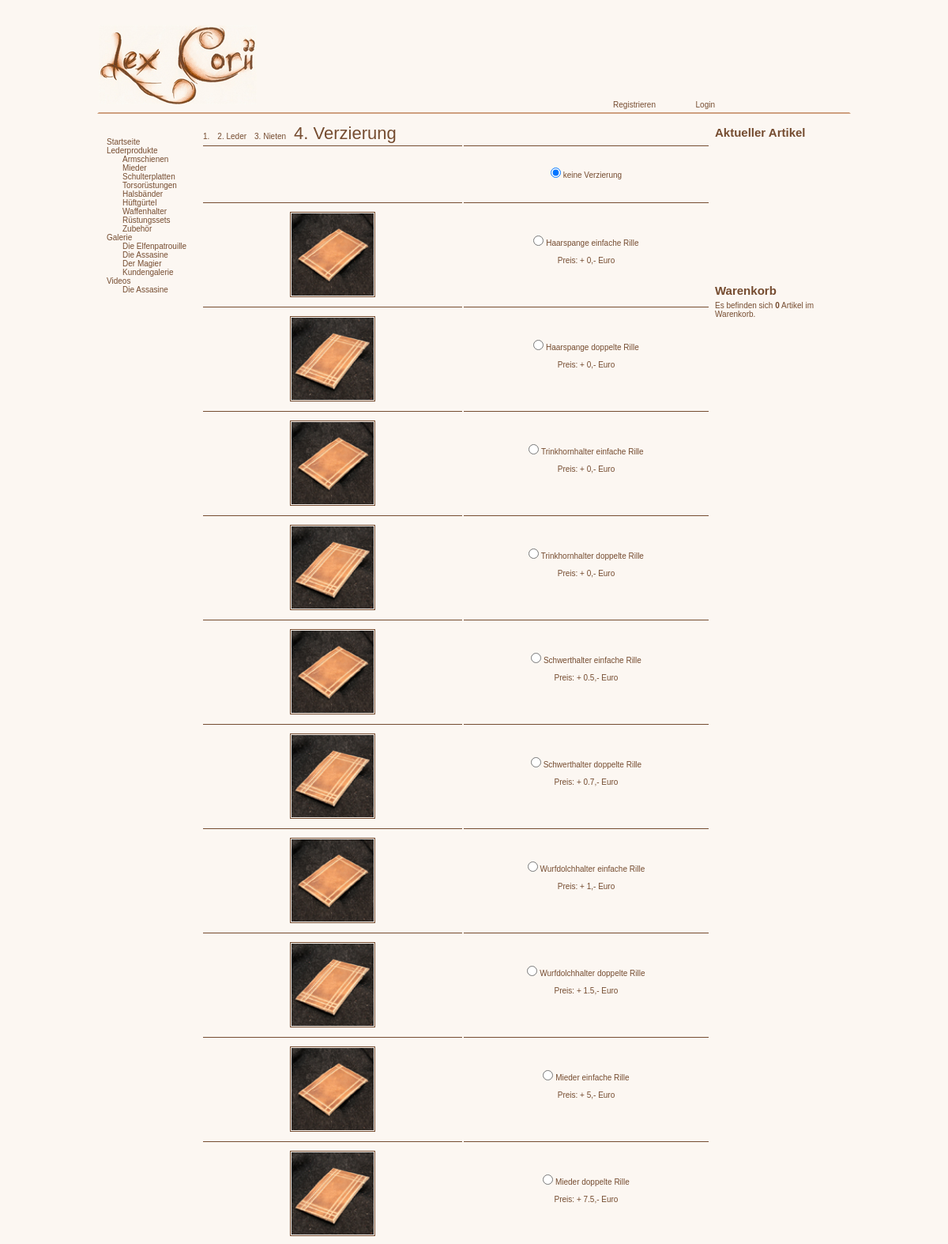
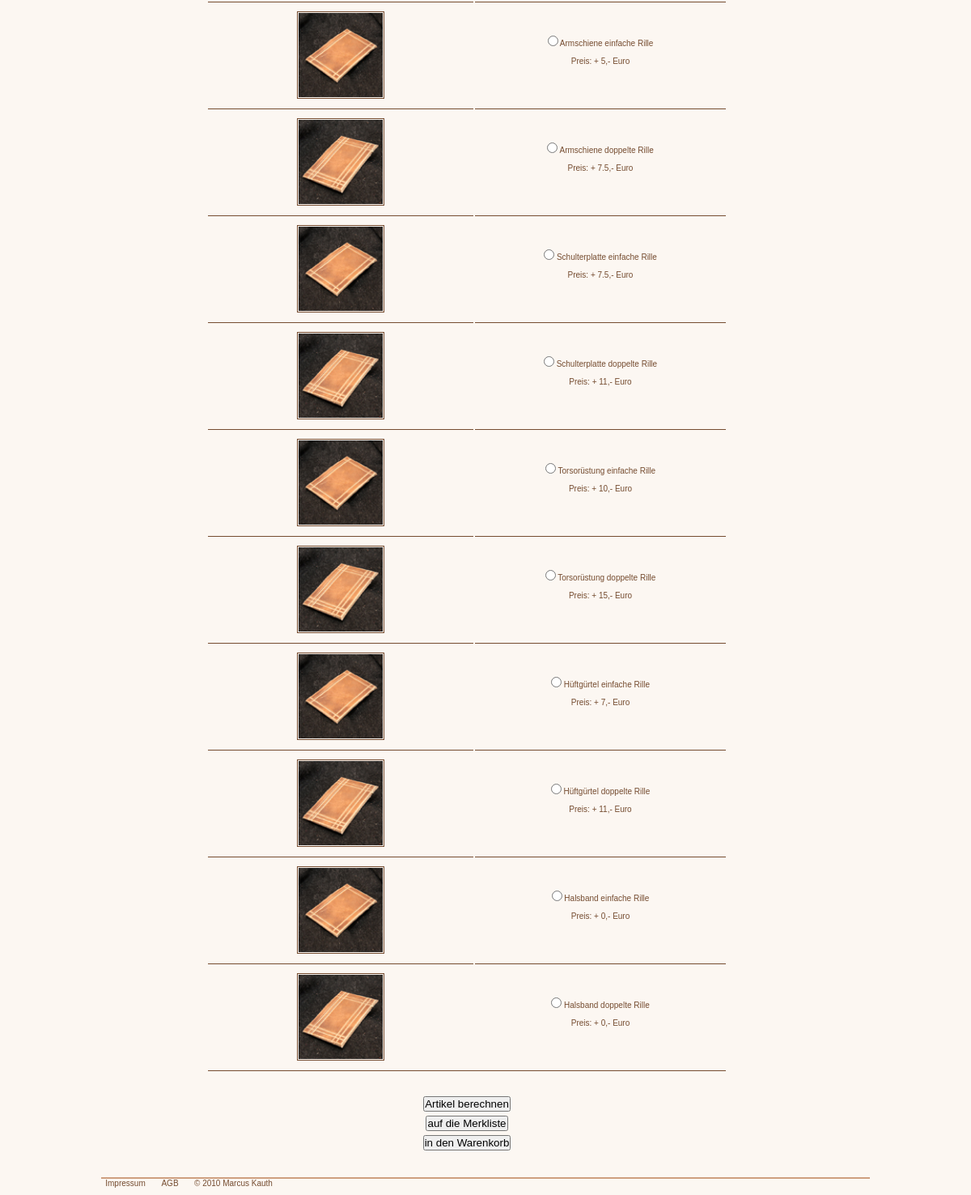
The page /verzierung.php on the database its author committed (2 pictures, top to bottom).
### tables this page shows
CREATE TABLE IF NOT EXISTS `artikel` (
  `aid` int(10) NOT NULL,
  `gid` int(5) DEFAULT NULL,
  `name` varchar(50) DEFAULT NULL,
  `beschreibung` text NOT NULL,
  `preis` double NOT NULL,
  `farbe` varchar(20) NOT NULL,
  `bild1` varchar(50) DEFAULT NULL,
  PRIMARY KEY (`aid`),
  KEY `gid` (`gid`)
);

### verzierung.php (the view, shortened to what this page needs)
<?php
    include "functions.php";
	$artikel = $_SESSION['artikel'];
	$suche = substr($artikel[1],0,6);
	$sth =$dbh->prepare("SELECT * FROM artikel WHERE gid = :gid AND name LIKE :suche");
	$sth->execute(array(':gid'=>'14',
						':suche'=>'%'.$suche.'%'));
	$verzierung = $sth->fetchAll(PDO::FETCH_OBJ);
    include "header.php";
?>
<table>
	<tr style="height:25px">
    	<td colspan="2" style="border:0px">
            <ul class="produktnavi">
                <li><?= '1. '.$_SESSION['link'] ?></li>
                <li><a href="lederauswahl.php">2. Leder</a></li>
                <li><a href="nietenset.php">3. Nieten</a></li>
                <li style="font-size:22px; margin:0 10px 0 0">4. Verzierung</li>
            </ul>
        </td>
    </tr>
	<form method="post">
        <tr style="height:70px">
            <td></td>
            <td>
                <input type="radio" name="verzierung" value="keine Verzierung" checked="checked" /> keine Verzierung
            </td>
        </tr>
      <?php foreach ($verzierung as $verzierung): ?>
        	<tr>
            	<td><a href="images/produktbilder/<?= $verzierung->bild1 ?>.jpg" rel="lightbox-Verzierung"><img src="images/produktbilder/thn/<?= $verzierung->bild1 ?>thn.jpg" alt="Produktbild" title="zum Vergr&ouml;&szlig;ern bitte klicken" class="artikelbilder1" /></a></td>
                <td>
                	<input type="radio" name="verzierung" value="<?= $verzierung->name ?>"
					<?php if ($_POST['verzierung'] == $verzierung->name ) echo 'checked=\"checked\"'; ?>
                    /> <?= $verzierung->name."<br /><br /><p>Preis: + ".$verzierung->preis.",- Euro</p><br />" ?>
                </td>
            </tr>
         <?php $bild++;
        	endforeach ?>
        <tr>
            <td colspan="2">
                <ul style="list-style:none">
                    <li style="margin:5px 0;"><input type="submit" name="berechne" value="Artikel berechnen" /></li>
                    <li style="margin:5px 0;"><input type="submit" name="merkliste" value="auf die Merkliste" /></li>
                    <li style="margin:5px 0;"><input type="submit" name="warenkorb" value="in den Warenkorb" /></li>
                </ul>
            </td>
        </tr>
     </form>
</table>
<?php
    include "footerartikel.php";
?>

### style.css (style rules this page uses)
* { margin:0; padding:0; }
html { font-family:"Trebuchet MS", Arial, Georgia, "Times New Roman", serif; font-size:10px; background-color:#fcf7f2; color:#754c30; }
#maininbox tr { height:130px; }
#maininbox td { width:310px; border-top:1px solid #754c30; text-align:center; }
#maininbox ul { margin:0 0 0 0; }
.produktnavi li { float:left; margin:11px 10px 0 0; list-style:none; }
a { color:#754c30;; outline:none; text-decoration:none; }
a img { border:2px solid #color:#754c30;; }
.artikelbilder1 { list-style:none; float:left; height:104px; width:104px; border:1px solid #754c30; margin:0 110px; padding:1px; }
form { display:inline; }
table ul { list-style:none; }

### rows shown on the page
artikel: bild1 (picture), name "Haarspange einfache Rille", preis "0"
artikel: bild1 (picture), name "Haarspange doppelte Rille", preis "0"
artikel: bild1 (picture), name "Trinkhornhalter einfache Rille", preis "0"
artikel: bild1 (picture), name "Trinkhornhalter doppelte Rille", preis "0"
artikel: bild1 (picture), name "Schwerthalter einfache Rille", preis "0.5"
artikel: bild1 (picture), name "Schwerthalter doppelte Rille", preis "0.7"
artikel: bild1 (picture), name "Wurfdolchhalter einfache Rille", preis "1"
artikel: bild1 (picture), name "Wurfdolchhalter doppelte Rille", preis "1.5"
artikel: bild1 (picture), name "Mieder einfache Rille", preis "5"
artikel: bild1 (picture), name "Mieder doppelte Rille", preis "7.5"
artikel: bild1 (picture), name "Armschiene einfache Rille", preis "5"
artikel: bild1 (picture), name "Armschiene doppelte Rille", preis "7.5"
artikel: bild1 (picture), name "Schulterplatte einfache Rille", preis "7.5"
artikel: bild1 (picture), name "Schulterplatte doppelte Rille", preis "11"
artikel: bild1 (picture), name "Torsorüstung einfache Rille", preis "10"
artikel: bild1 (picture), name "Torsorüstung doppelte Rille", preis "15"
artikel: bild1 (picture), name "Hüftgürtel einfache Rille", preis "7"
artikel: bild1 (picture), name "Hüftgürtel doppelte Rille", preis "11"
artikel: bild1 (picture), name "Halsband einfache Rille", preis "0"
artikel: bild1 (picture), name "Halsband doppelte Rille", preis "0"

### other values the page prints
$artikelanzahl "0"
